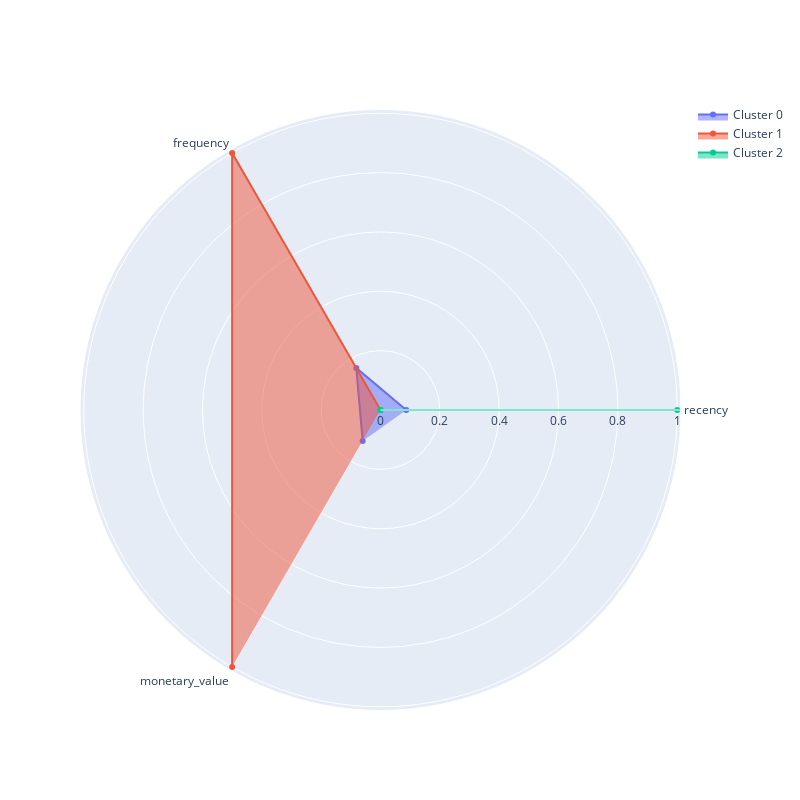

Write notebook code for a chart like this one.
### Markdown cell above
Визуализируем профили кластеров в виде полярной диаграммы на основе средних RFM-характеристик, вычисленных для каждого кластера. 

Описание кластера:
* Кластер соответствует «лояльным» клиентам, которые приносят наибольший доход, совершают покупки чаще всего, а давность их последней покупки наименьшая.
* Кластер соответствует «промежуточным» клиентам, которые являются активными, но покупают не так часто и много, как лояльные клиенты. В то же время эти клиенты не являются «потерянными».
* Кластер соответствует «потерянным» клиентам, которые купили меньше всего товара, и их последняя покупка была совершена очень давно.

### Code cell
rfm_grouped = rfm_table_cleaned.groupby('kmeans_clusters').mean()
plot_cluster_profile(rfm_grouped, 3)

### Figure 1 — Plotly figure (JSON) as saved in the notebook; plotly's stock layout.template omitted (floating-point values rounded to 4 significant figures)
{"data": [{"fill": "toself", "name": "Cluster 0", "r": [0.08667, 0.1631, 0.1205], "theta": ["recency", "frequency", "monetary_value"], "type": "scatterpolar"}, {"fill": "toself", "name": "Cluster 1", "r": [0, 1, 1.0], "theta": ["recency", "frequency", "monetary_value"], "type": "scatterpolar"}, {"fill": "toself", "name": "Cluster 2", "r": [1, 0, 0], "theta": ["recency", "frequency", "monetary_value"], "type": "scatterpolar"}], "layout": {"autosize": false, "height": 800, "showlegend": true, "width": 800}}
